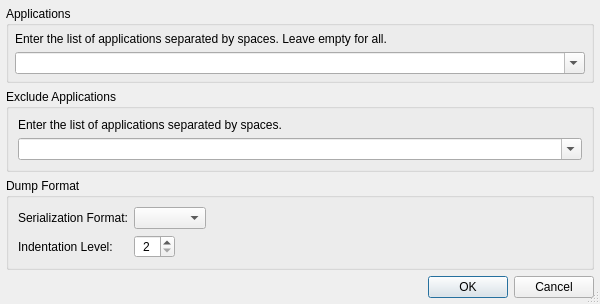
<?xml version="1.0" encoding="UTF-8"?>
<ui version="4.0">
 <class>DjangoDumpdataDataDialog</class>
 <widget class="QDialog" name="DjangoDumpdataDataDialog">
  <property name="geometry">
   <rect>
    <x>0</x>
    <y>0</y>
    <width>600</width>
    <height>287</height>
   </rect>
  </property>
  <property name="sizePolicy">
   <sizepolicy hsizetype="Preferred" vsizetype="Minimum">
    <horstretch>0</horstretch>
    <verstretch>0</verstretch>
   </sizepolicy>
  </property>
  <property name="windowTitle">
   <string>dumpdata Command Options</string>
  </property>
  <property name="sizeGripEnabled">
   <bool>true</bool>
  </property>
  <layout class="QVBoxLayout" name="verticalLayout_4">
   <property name="spacing">
    <number>6</number>
   </property>
   <property name="margin">
    <number>6</number>
   </property>
   <item>
    <widget class="QGroupBox" name="applicationsGroup">
     <property name="title">
      <string>Applications</string>
     </property>
     <layout class="QVBoxLayout" name="verticalLayout">
      <property name="spacing">
       <number>6</number>
      </property>
      <property name="margin">
       <number>6</number>
      </property>
      <item>
       <widget class="QLabel" name="label">
        <property name="sizePolicy">
         <sizepolicy hsizetype="Preferred" vsizetype="Minimum">
          <horstretch>0</horstretch>
          <verstretch>0</verstretch>
         </sizepolicy>
        </property>
        <property name="text">
         <string>Enter the list of applications separated by spaces. Leave empty for all.</string>
        </property>
       </widget>
      </item>
      <item>
       <widget class="QComboBox" name="applicationsCombo">
        <property name="editable">
         <bool>true</bool>
        </property>
       </widget>
      </item>
     </layout>
    </widget>
   </item>
   <item>
    <widget class="QGroupBox" name="excludeGroup">
     <property name="title">
      <string>Exclude Applications</string>
     </property>
     <layout class="QVBoxLayout" name="verticalLayout_2">
      <item>
       <widget class="QLabel" name="label_2">
        <property name="text">
         <string>Enter the list of applications separated by spaces.</string>
        </property>
       </widget>
      </item>
      <item>
       <widget class="QComboBox" name="excludeCombo">
        <property name="editable">
         <bool>true</bool>
        </property>
       </widget>
      </item>
     </layout>
    </widget>
   </item>
   <item>
    <widget class="QGroupBox" name="formatGroup">
     <property name="title">
      <string>Dump Format</string>
     </property>
     <layout class="QGridLayout" name="gridLayout">
      <item row="0" column="0">
       <widget class="QLabel" name="label_3">
        <property name="text">
         <string>Serialization Format:</string>
        </property>
       </widget>
      </item>
      <item row="0" column="1" colspan="2">
       <widget class="QComboBox" name="formatCombo">
        <property name="sizeAdjustPolicy">
         <enum>QComboBox::AdjustToContents</enum>
        </property>
       </widget>
      </item>
      <item row="0" column="3">
       <spacer name="horizontalSpacer_2">
        <property name="orientation">
         <enum>Qt::Horizontal</enum>
        </property>
        <property name="sizeHint" stdset="0">
         <size>
          <width>374</width>
          <height>19</height>
         </size>
        </property>
       </spacer>
      </item>
      <item row="1" column="0">
       <widget class="QLabel" name="label_4">
        <property name="text">
         <string>Indentation Level:</string>
        </property>
       </widget>
      </item>
      <item row="1" column="1">
       <widget class="QSpinBox" name="indentationSpinBox">
        <property name="toolTip">
         <string>Enter the indentation level to be used when pretty-printing output</string>
        </property>
        <property name="alignment">
         <set>Qt::AlignCenter</set>
        </property>
        <property name="minimum">
         <number>2</number>
        </property>
        <property name="maximum">
         <number>12</number>
        </property>
        <property name="singleStep">
         <number>2</number>
        </property>
        <property name="value">
         <number>2</number>
        </property>
       </widget>
      </item>
      <item row="1" column="2" colspan="2">
       <spacer name="horizontalSpacer">
        <property name="orientation">
         <enum>Qt::Horizontal</enum>
        </property>
        <property name="sizeHint" stdset="0">
         <size>
          <width>389</width>
          <height>18</height>
         </size>
        </property>
       </spacer>
      </item>
     </layout>
    </widget>
   </item>
   <item>
    <widget class="QDialogButtonBox" name="buttonBox">
     <property name="orientation">
      <enum>Qt::Horizontal</enum>
     </property>
     <property name="standardButtons">
      <set>QDialogButtonBox::Cancel|QDialogButtonBox::Ok</set>
     </property>
    </widget>
   </item>
  </layout>
 </widget>
 <tabstops>
  <tabstop>applicationsCombo</tabstop>
  <tabstop>excludeCombo</tabstop>
  <tabstop>formatCombo</tabstop>
  <tabstop>indentationSpinBox</tabstop>
  <tabstop>buttonBox</tabstop>
 </tabstops>
 <resources/>
 <connections>
  <connection>
   <sender>buttonBox</sender>
   <signal>accepted()</signal>
   <receiver>DjangoDumpdataDataDialog</receiver>
   <slot>accept()</slot>
   <hints>
    <hint type="sourcelabel">
     <x>248</x>
     <y>254</y>
    </hint>
    <hint type="destinationlabel">
     <x>157</x>
     <y>274</y>
    </hint>
   </hints>
  </connection>
  <connection>
   <sender>buttonBox</sender>
   <signal>rejected()</signal>
   <receiver>DjangoDumpdataDataDialog</receiver>
   <slot>reject()</slot>
   <hints>
    <hint type="sourcelabel">
     <x>316</x>
     <y>260</y>
    </hint>
    <hint type="destinationlabel">
     <x>286</x>
     <y>274</y>
    </hint>
   </hints>
  </connection>
 </connections>
</ui>
